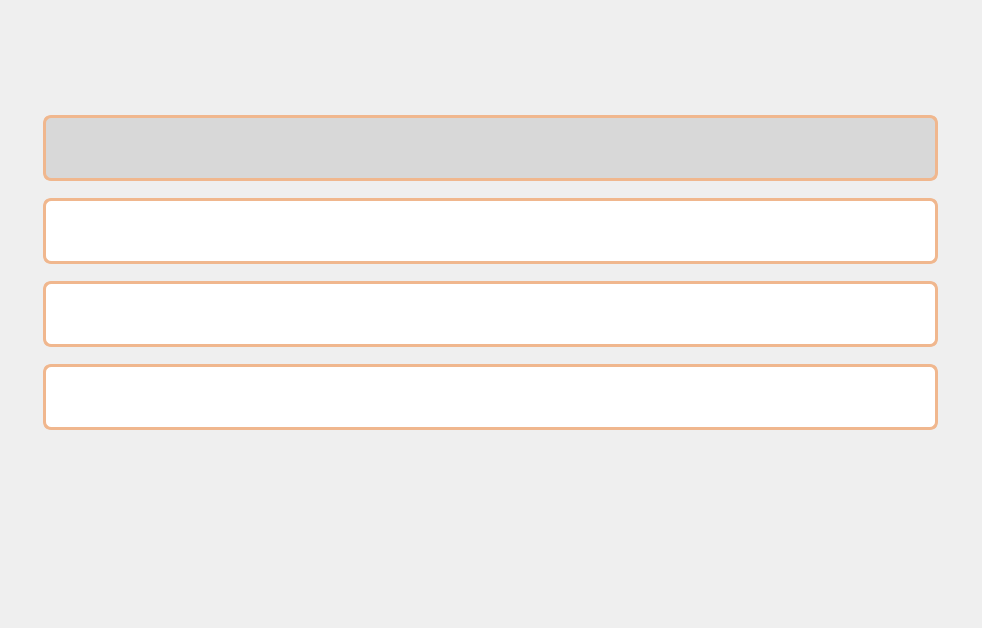
<?xml version="1.0" encoding="UTF-8"?>
<ui version="4.0">
 <class>RouteChangeWindow</class>
 <widget class="QWidget" name="RouteChangeWindow">
  <property name="geometry">
   <rect>
    <x>0</x>
    <y>0</y>
    <width>982</width>
    <height>628</height>
   </rect>
  </property>
  <property name="windowTitle">
   <string>Form</string>
  </property>
  <widget class="QLabel" name="label">
   <property name="geometry">
    <rect>
     <x>0</x>
     <y>0</y>
     <width>982</width>
     <height>628</height>
    </rect>
   </property>
   <property name="text">
    <string/>
   </property>
   <property name="pixmap">
    <pixmap resource="resources.qrc">:/changeWindow.png</pixmap>
   </property>
  </widget>
  <widget class="QLineEdit" name="lineEdit_2">
   <property name="geometry">
    <rect>
     <x>43</x>
     <y>198</y>
     <width>895</width>
     <height>66</height>
    </rect>
   </property>
   <property name="styleSheet">
    <string notr="true">QLineEdit {
    border: 3px solid #F0B78E;
    border-radius: 8px;
    gridline-color: #6D55FF;
    background-color: white;	
	color: black;
	font-size: 16pt;
	padding-left: 10px;
	font-family: Karla;
}
</string>
   </property>
  </widget>
  <widget class="QLineEdit" name="lineEdit_3">
   <property name="geometry">
    <rect>
     <x>43</x>
     <y>281</y>
     <width>895</width>
     <height>66</height>
    </rect>
   </property>
   <property name="styleSheet">
    <string notr="true">QLineEdit {
    border: 3px solid #F0B78E;
    border-radius: 8px;
    gridline-color: #6D55FF;
    background-color: white;	
	color: black;
	font-size: 16pt;
	padding-left: 10px;
	font-family: Karla;
}
</string>
   </property>
  </widget>
  <widget class="QLineEdit" name="lineEdit">
   <property name="geometry">
    <rect>
     <x>43</x>
     <y>115</y>
     <width>895</width>
     <height>66</height>
    </rect>
   </property>
   <property name="styleSheet">
    <string notr="true">QLineEdit {
    border: 3px solid #F0B78E;
    border-radius: 8px;
    gridline-color: #6D55FF;
    background-color: #D8D8D8;	
	color: black;
	font-size: 16pt;
	padding-left: 10px;
	font-family: Karla;
}

</string>
   </property>
  </widget>
  <widget class="QPushButton" name="pushButton_3">
   <property name="geometry">
    <rect>
     <x>934</x>
     <y>14</y>
     <width>17</width>
     <height>17</height>
    </rect>
   </property>
   <property name="styleSheet">
    <string notr="true">border-radius: 20px; </string>
   </property>
   <property name="text">
    <string/>
   </property>
   <property name="icon">
    <iconset resource="resources.qrc">
     <normaloff>:/swapIcon.png</normaloff>:/swapIcon.png</iconset>
   </property>
   <property name="iconSize">
    <size>
     <width>17</width>
     <height>17</height>
    </size>
   </property>
  </widget>
  <widget class="QPushButton" name="pushButton_2">
   <property name="geometry">
    <rect>
     <x>958</x>
     <y>14</y>
     <width>17</width>
     <height>17</height>
    </rect>
   </property>
   <property name="styleSheet">
    <string notr="true">border-radius: 20px; </string>
   </property>
   <property name="text">
    <string/>
   </property>
   <property name="icon">
    <iconset resource="resources.qrc">
     <normaloff>:/closeIcon.png</normaloff>:/closeIcon.png</iconset>
   </property>
   <property name="iconSize">
    <size>
     <width>17</width>
     <height>17</height>
    </size>
   </property>
  </widget>
  <widget class="QPushButton" name="pushButton_10">
   <property name="geometry">
    <rect>
     <x>371</x>
     <y>476</y>
     <width>240</width>
     <height>82</height>
    </rect>
   </property>
   <property name="styleSheet">
    <string notr="true">border-radius: 20px; </string>
   </property>
   <property name="text">
    <string/>
   </property>
   <property name="icon">
    <iconset resource="resources.qrc">
     <normaloff>:/changeAdminButton.png</normaloff>:/changeAdminButton.png</iconset>
   </property>
   <property name="iconSize">
    <size>
     <width>240</width>
     <height>82</height>
    </size>
   </property>
  </widget>
  <widget class="QLineEdit" name="lineEdit_4">
   <property name="geometry">
    <rect>
     <x>43</x>
     <y>364</y>
     <width>895</width>
     <height>66</height>
    </rect>
   </property>
   <property name="styleSheet">
    <string notr="true">QLineEdit {
    border: 3px solid #F0B78E;
    border-radius: 8px;
    gridline-color: #6D55FF;
    background-color: white;	
	color: black;
	font-size: 16pt;
	padding-left: 10px;
	font-family: Karla;
}


</string>
   </property>
  </widget>
 </widget>
 <resources>
  <include location="resources.qrc"/>
 </resources>
 <connections/>
</ui>
